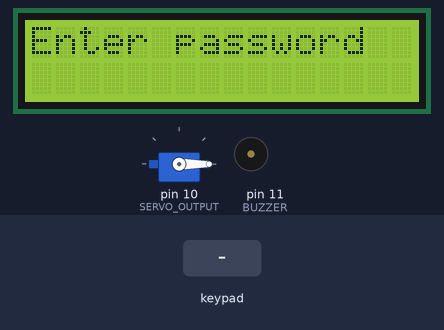
A sketch run on a simulated Arduino Uno, built with avr-gcc and run on an emulated ATmega328P. Shown: 16×2 character LCD, servo, buzzer (waves = sounding). The inputs (shaded band) are chosen by the test bench.

Above: at 1.2 s.
1.3 s: keypad keys 1 3 9 7 2 2 # pressed 0.4 s apart
At 4.1 s:
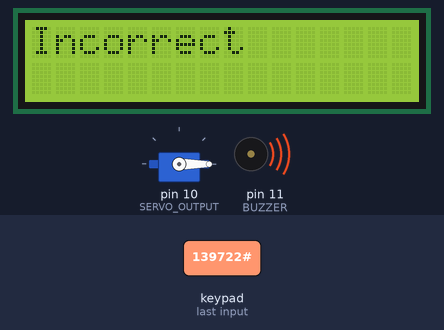
7.1 s: key 'A' pressed
At 8.1 s:
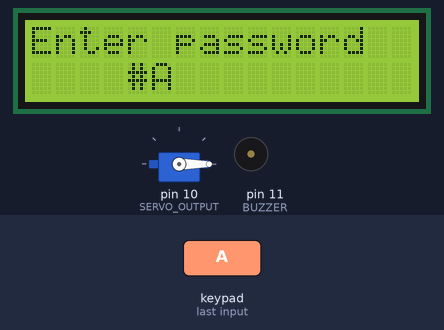
8.6 s: key 'B' pressed
At 8.9 s:
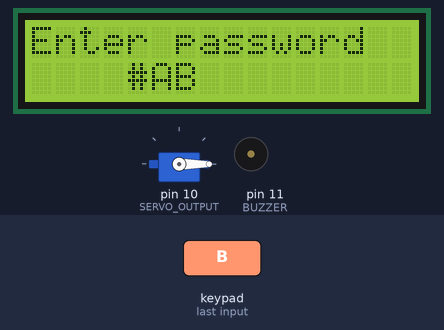
10.1 s: keypad keys 1 2 3 4 5 6 * pressed 0.4 s apart
At 14.9 s:
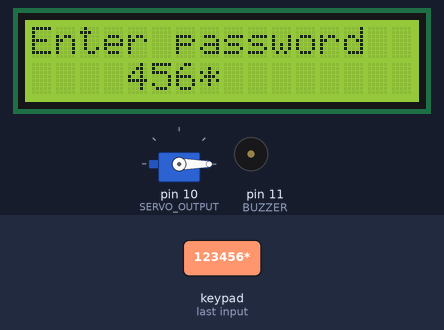
15.5 s: key 'C' pressed
At 16.7 s:
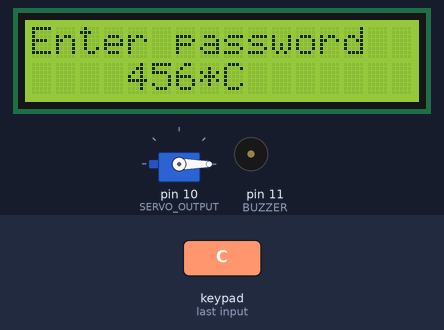
17.0 s: keypad keys 9 8 7 6 A pressed 0.4 s apart
At 20.4 s:
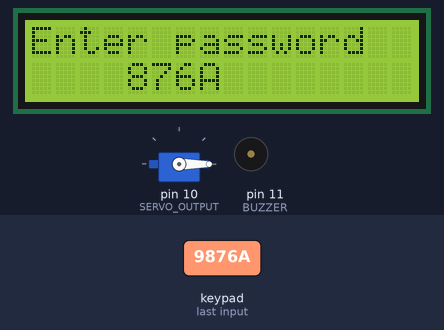
Timing chart, 0 to 21.9 s (numbered marks = the images above; inputs shaded):
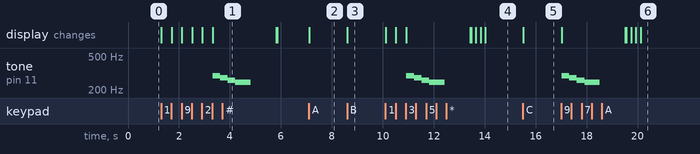

Measured:
- after the input at 1.3 s, tone on pin 11 (BUZZER): plays 294 Hz for 0.30 s, 277 Hz for 0.30 s, 261 Hz for 0.30 s, 247 Hz for 0.60 s, starting after 2.0 s; the display: first changes at once (image 1 shows a later state)
- after the input at 7.1 s, the display: changes at once (image 2)
- after the input at 8.6 s, the display: changes at once (image 3)
- after the input at 10.1 s, tone on pin 11 (BUZZER): plays 294 Hz for 0.30 s, 277 Hz for 0.30 s, 261 Hz for 0.30 s, 247 Hz for 0.60 s, starting after 0.83 s; the display: first changes at once (image 4 shows a later state)
- after the input at 15.5 s, the display: changes at once (image 5)
- after the input at 17.0 s, tone on pin 11 (BUZZER): plays 294 Hz for 0.30 s, 277 Hz for 0.30 s, 261 Hz for 0.30 s, 247 Hz for 0.60 s, starting at once; the display: first changes at once (image 6 shows a later state)

The sketch:

keypad_code_entry.ino
```cpp
#include <Servo.h>
#include <Wire.h>
#include <Keypad.h>
#include <LiquidCrystal_I2C.h>

// Defines the length of the password array (6 characters + null terminator)
const byte PSSWRD_LENGHT = 7;
// Stores user input
char input[PSSWRD_LENGHT];
// Master password
char password[PSSWRD_LENGHT] = "123456";

// Pin assigments
const byte SERVO_OUTPUT = 10;
const byte BUZZER = 11;

// Keypad dimensions
const byte ROWS = 4;
const byte COLS = 4;

// Array representation of the keypad layout
char hexaKeys[ROWS][COLS] = {
  {'1', '2', '3', 'A'},
  {'4', '5', '6', 'B'},
  {'7', '8', '9', 'C'},
  {'*', '0', '#', 'D'},
};

// Row and column pin mapping
byte rowPins[ROWS] = {9, 8, 7, 6};
byte colPins[COLS] = {5, 4, 3, 2};

// Creates hardware objects
Servo unlockServo;
Keypad keypad = Keypad(makeKeymap(hexaKeys), rowPins, colPins, ROWS, COLS);
LiquidCrystal_I2C lcd(0x27, 16, 2);

// Count for tracking user input position
byte input_count = 0;
// Stores the curretly pressed key
char key;

void setup() {
  // Initializes the LCD
  lcd.init();
  // Turns on the LCD backlight to illuminate the pixel panel
  lcd.backlight();
  // Attaches the servo object to the servo pin (10)
  unlockServo.attach(SERVO_OUTPUT);
  // Sets the servo initial position to 0 degrees
  unlockServo.write(0);
  // Sets the buzzer pin (11) as output
  pinMode(BUZZER, OUTPUT);
}

void loop() {
  // Sets the cursor to the top left
  lcd.setCursor(0,0);
  // Prints the enter password message to the LCD
  lcd.print("Enter password");

  // Reads keypad input (only updates when a new key is pressed)
  key = keypad.getKey();

  // Ensures the key is present
  if (key) {
    // Stores the pressed key
    input[input_count] = key;
    // Displays the input with an offset
    lcd.setCursor(input_count +4, 1);
    //Prinst the new key to the LCD
    lcd.print(input[input_count]);
    // Increases the input count
    input_count++;
  }

  // Checks if the entered password reaches the required length
  if(input_count == PSSWRD_LENGHT-1){
    // Clears the LCD
    lcd.clear();

    // Validates the password comparing the input with the stored password
    if(!strcmp(input, password)){
      // Prints the message to let the user know it is correct
      lcd.print("Correct!");

     // Victory tone
     tone(BUZZER, 523);  // C5
      delay(150);
      tone(BUZZER, 659);  // E5
      delay(150);
      tone(BUZZER, 784);  // G5
      delay(150);
      tone(BUZZER, 1046); // C6
      delay(300);
      noTone(BUZZER);

      // Unlocks mechaminsm
      unlockServo.write(180);
      delay(5000); // Waits 5 seconds
      unlockServo.write(0); // Locks again
    } else{
      // If the password does not match notifies the user
      lcd.print("Incorrect");

      // Defeat tune (attempt of sad trombone)
      tone(BUZZER, 294);  // D4
      delay(300);
      tone(BUZZER, 277);  // C#4
      delay(300);
      tone(BUZZER, 261);  // C4
      delay(300);
      tone(BUZZER, 247);  // B3
      delay(600);
      noTone(BUZZER);
      delay(1000);
    }

    // Clears the LCD screen
    lcd.clear();
    // Resets input for next attempt
    input_count = 0;
  }
}
```
